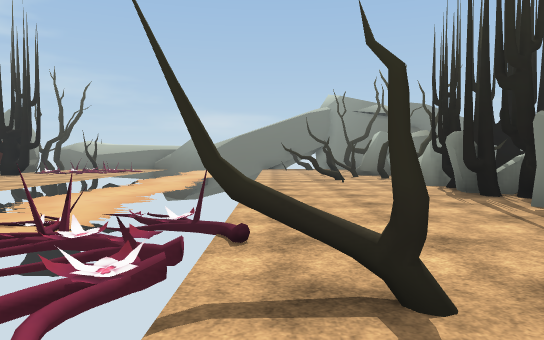
View 1 (above)

24 first-person views from a walk through a scene from a Unity 3-D project. The camera is 1.4 m above the floor, tilts 2° down and sees 70° across. The floor is counted in squares, 2 m on a side. Each view is taken from the middle of a square. On the plan, view 1 faces up. The plan holds only what a view shows up to about 11 squares ahead; the rest is blank. The place goes on beyond the plan. Some animated figures are left out. Some surface patterns are stand-ins.

View 2
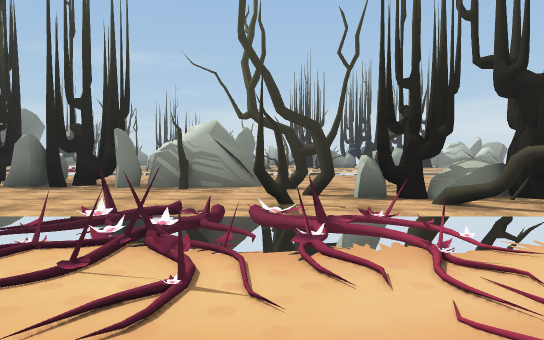

View 3
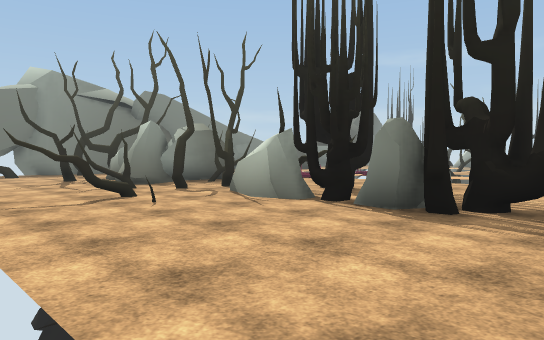

View 4
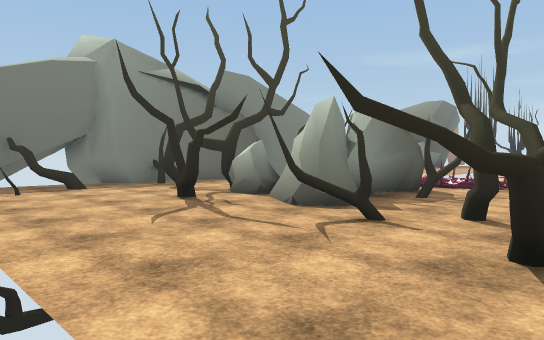

View 5
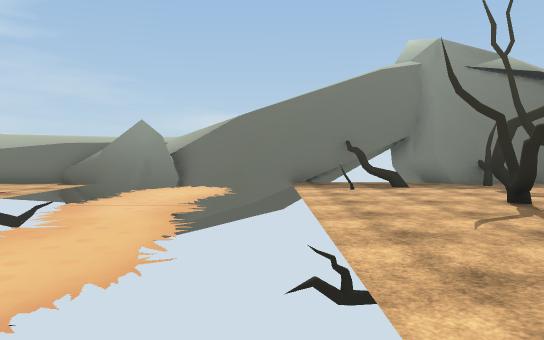

View 6
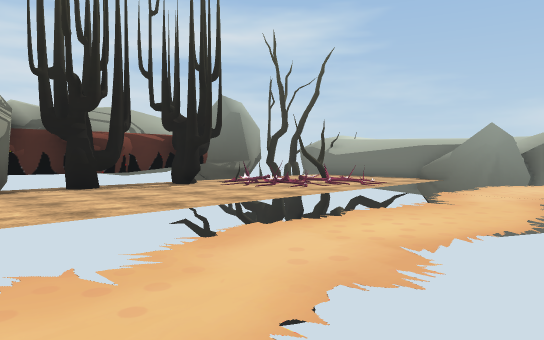

View 7
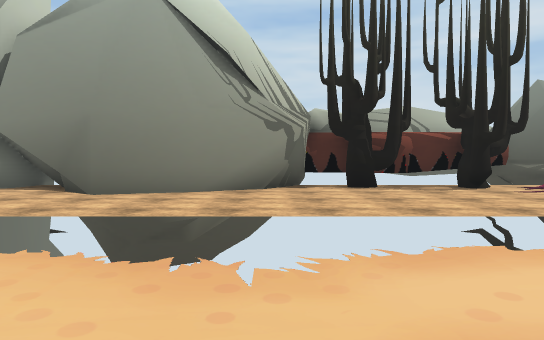

View 8
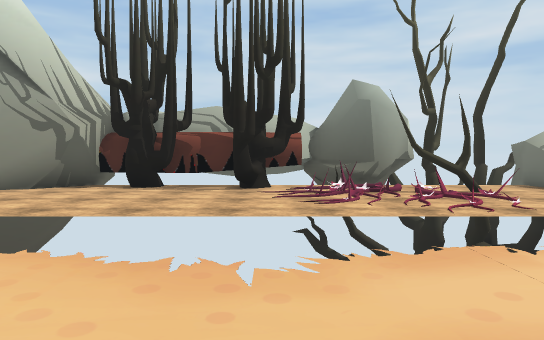

View 9
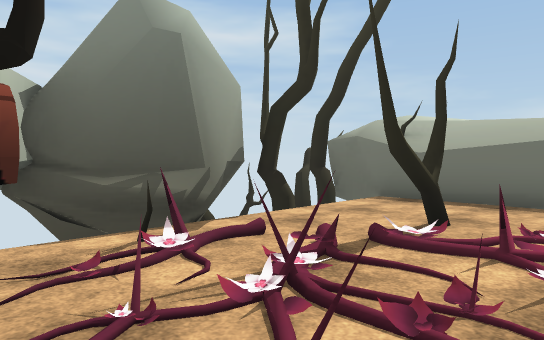

View 10
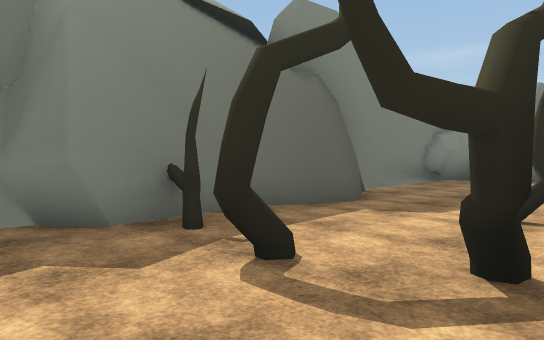

View 11
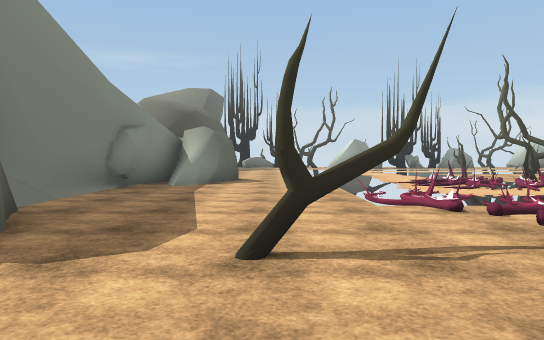

View 12
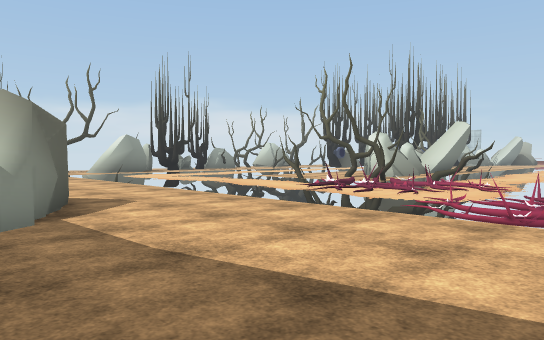

View 13
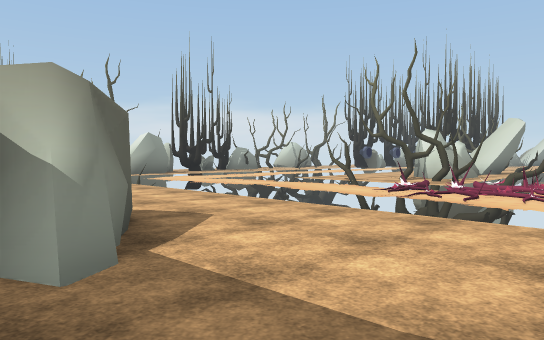

View 14
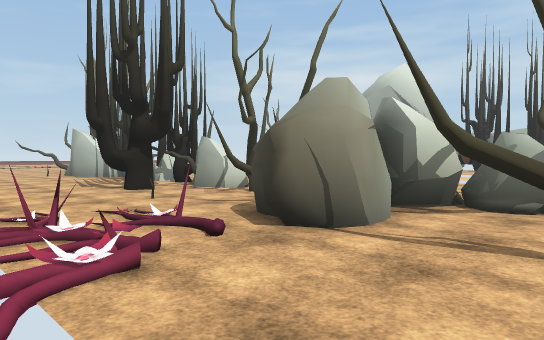

View 15
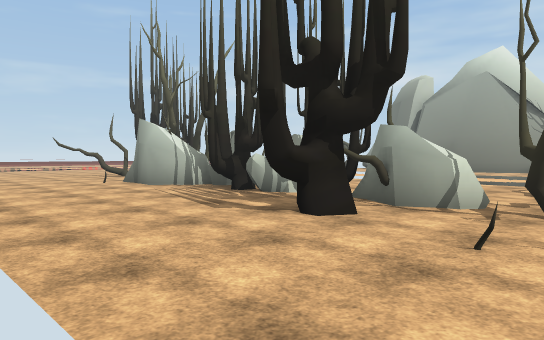

View 16
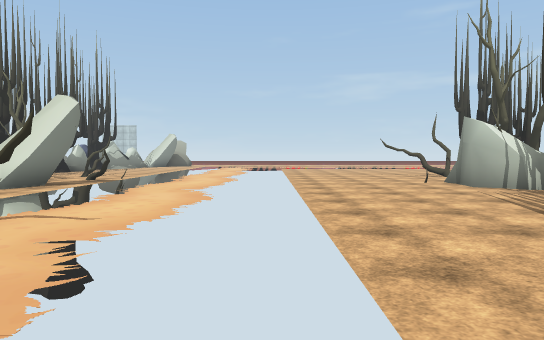

View 17
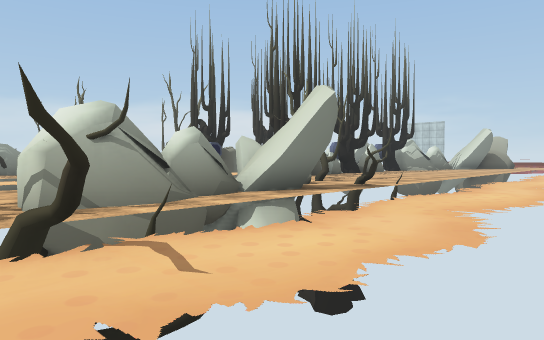

View 18
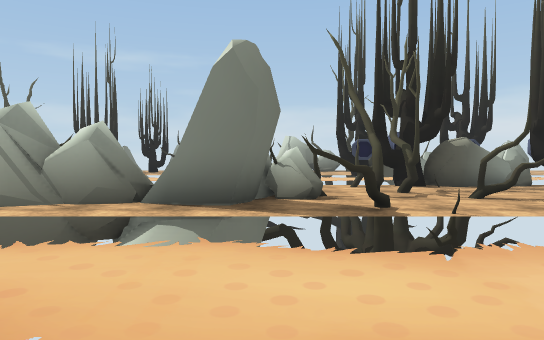

View 19
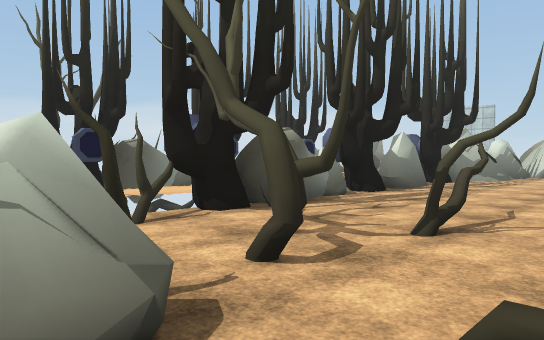

View 20
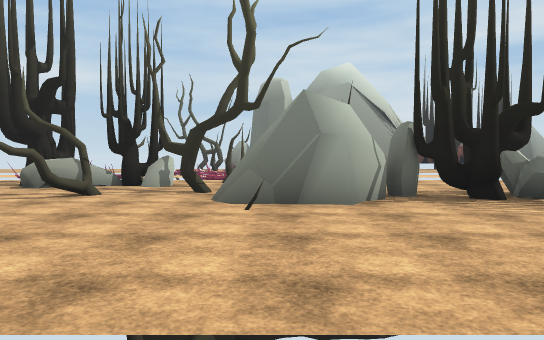

View 21
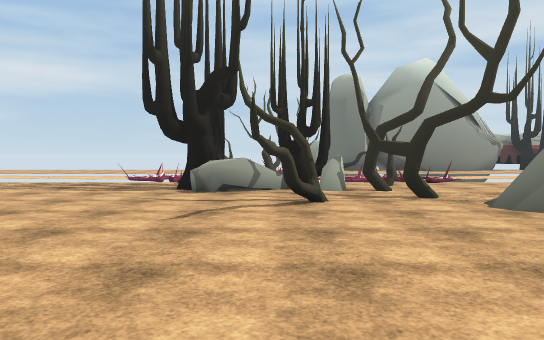

View 22
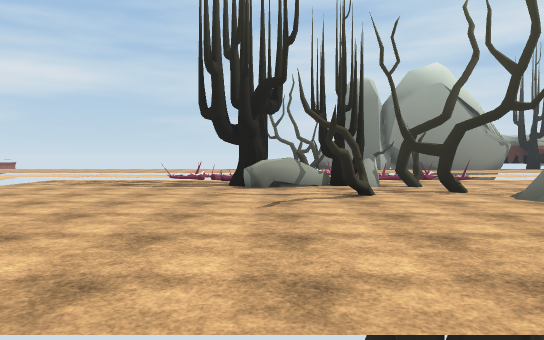

View 23
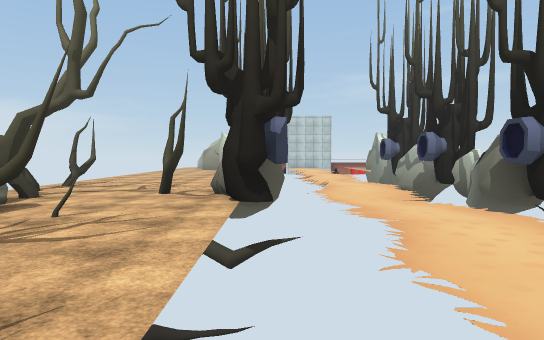

View 24
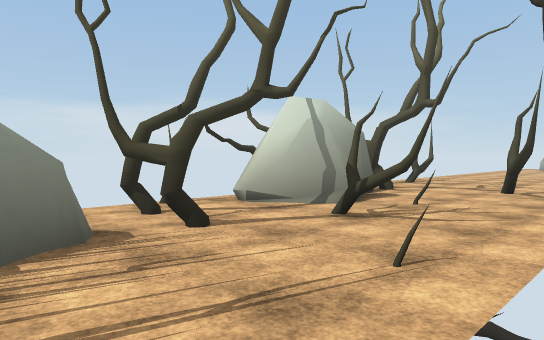

### Floor plan
Key: @ floor where view 1 was taken; # wall or solid block; x gap in a wall; . floor; = window, fence, low wall or low ledge; ^ raised ledge; v drop or lower ground; O other object.
Columns run from 13 left of view 1 to 30 right of it. Each row starts with its distance up from view 1.
 22 ########### ######   ######
 21  vv....^##.##.#..#####....###
 20   v.....  .. .#=...........##
 19  vx..#O. ... #...#............
 18   #..# . ... .......#............
 17  ##OO#=. ... ...#O..#............
 16   ##OO . ... ...=OO.O..O.
 15   #O.... ........OOOO.OO ...... ..
 14   ##O... ... ..#.O.#..# ..= ......
 13   #..... ... .............###....
 12   #O.... ... ..=#.#.=.. . ##.
 11   #..... .....#..O..... .  ##.
 10   ##.... ......=.O#O........#.
  9    ##... ........O..... ..##...
  8     #... ... ....O..... ...=.#
  7     #... ... ....OO.... ... .#       .   O
  6     #... ... .....O.... ... .O       ....O
  5    ##.   ........O..... ... .O      ..=..#.
  4    #.     .O.....##.... ... .##    ........x
  3          .=#O....##=....... .#O    .. .#..O
  2         ..OO##......... ... #.O.. ... ...OO
  1           .OO..#.......  .. ....# ... .=.OO#
  0           .O.@.O.#.....  .. ....OO...O...OO
 -1              #.O..#..... .. .#..OO...OO#...
 -2               OO....... ...  ...O....O....#
 -3               .O.......  ..  ...OO...OO...v
 -4             #..........      ...OO...O ....
 -5              ........        ...O  ..  ....
 -6              .......          ..OO     ..

Where each view was taken, in squares from view 1:
view 1: 0 up, 0 right, facing up
view 2: 2 up, 5 left, facing right
view 3: 5 up, 1 left, facing up-right
view 4: 11 up, 1 left, facing up-right
view 5: 11 up, 1 left, facing up
view 6: 9 up, 1 left, facing up-left
view 7: 10 up, 1 left, facing left
view 8: 15 up, 1 left, facing left
view 9: 15 up, 7 left, facing up-left
view 10: 17 up, 2 right, facing up-right
view 11: 18 up, 4 right, facing right
view 12: 21 up, 9 right, facing down-right
view 13: 21 up, 11 right, facing down-right
view 14: 18 up, 10 right, facing down-left
view 15: 13 up, 10 right, facing down-left
view 16: 13 up, 10 right, facing down
view 17: 10 up, 10 right, facing down-right
view 18: 3 up, 10 right, facing right
view 19: 3 up, 15 right, facing down-right
view 20: 3 up, 11 right, facing left
view 21: 1 down, 10 right, facing left
view 22: 2 down, 11 right, facing left
view 23: 6 up, 24 right, facing down
view 24: 7 up, 24 right, facing down-right
